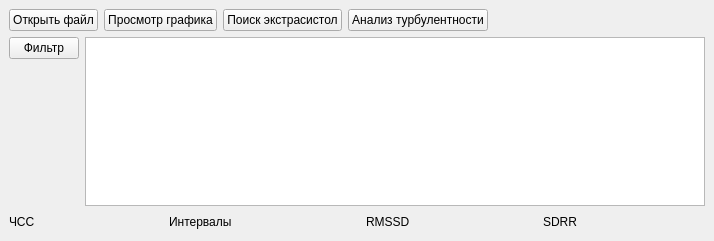
<?xml version="1.0" encoding="UTF-8"?>
<ui version="4.0">
 <class>MainWindow</class>
 <widget class="QMainWindow" name="MainWindow">
  <property name="geometry">
   <rect>
    <x>0</x>
    <y>0</y>
    <width>714</width>
    <height>241</height>
   </rect>
  </property>
  <property name="windowTitle">
   <string>MainWindow</string>
  </property>
  <widget class="QWidget" name="centralwidget">
   <property name="enabled">
    <bool>true</bool>
   </property>
   <property name="autoFillBackground">
    <bool>false</bool>
   </property>
   <layout class="QGridLayout" name="gridLayout">
    <item row="2" column="2">
     <layout class="QGridLayout" name="gridLayout_4">
      <item row="1" column="0">
       <widget class="QPushButton" name="Open_file">
        <property name="text">
         <string>Открыть файл</string>
        </property>
       </widget>
      </item>
      <item row="1" column="4">
       <spacer name="horizontalSpacer">
        <property name="orientation">
         <enum>Qt::Horizontal</enum>
        </property>
        <property name="sizeHint" stdset="0">
         <size>
          <width>40</width>
          <height>20</height>
         </size>
        </property>
       </spacer>
      </item>
      <item row="1" column="2">
       <widget class="QPushButton" name="find_extrasistol">
        <property name="text">
         <string>Поиск экстрасистол</string>
        </property>
       </widget>
      </item>
      <item row="1" column="3">
       <widget class="QPushButton" name="analize_turbulence">
        <property name="text">
         <string>Анализ турбулентности</string>
        </property>
       </widget>
      </item>
      <item row="1" column="1">
       <widget class="QPushButton" name="view_grath">
        <property name="text">
         <string>Просмотр графика</string>
        </property>
       </widget>
      </item>
     </layout>
    </item>
    <item row="3" column="2">
     <layout class="QHBoxLayout" name="horizontalLayout_2">
      <item>
       <layout class="QVBoxLayout" name="verticalLayout">
        <item>
         <widget class="QPushButton" name="Filter">
          <property name="maximumSize">
           <size>
            <width>70</width>
            <height>70</height>
           </size>
          </property>
          <property name="text">
           <string>Фильтр</string>
          </property>
         </widget>
        </item>
        <item>
         <spacer name="verticalSpacer">
          <property name="orientation">
           <enum>Qt::Vertical</enum>
          </property>
          <property name="sizeHint" stdset="0">
           <size>
            <width>20</width>
            <height>40</height>
           </size>
          </property>
         </spacer>
        </item>
       </layout>
      </item>
      <item>
       <layout class="QVBoxLayout" name="verticalLayout_2">
        <item>
         <widget class="QGraphicsView" name="graphicsView"/>
        </item>
       </layout>
      </item>
     </layout>
    </item>
    <item row="4" column="2">
     <layout class="QHBoxLayout" name="horizontalLayout">
      <item>
       <widget class="QLabel" name="CHSS">
        <property name="text">
         <string>ЧСС</string>
        </property>
       </widget>
      </item>
      <item>
       <spacer name="horizontalSpacer_3">
        <property name="orientation">
         <enum>Qt::Horizontal</enum>
        </property>
        <property name="sizeHint" stdset="0">
         <size>
          <width>40</width>
          <height>20</height>
         </size>
        </property>
       </spacer>
      </item>
      <item>
       <widget class="QLabel" name="Intervals">
        <property name="text">
         <string>Интервалы</string>
        </property>
       </widget>
      </item>
      <item>
       <spacer name="horizontalSpacer_4">
        <property name="orientation">
         <enum>Qt::Horizontal</enum>
        </property>
        <property name="sizeHint" stdset="0">
         <size>
          <width>40</width>
          <height>20</height>
         </size>
        </property>
       </spacer>
      </item>
      <item>
       <widget class="QLabel" name="RMSSD">
        <property name="text">
         <string>RMSSD</string>
        </property>
       </widget>
      </item>
      <item>
       <spacer name="horizontalSpacer_5">
        <property name="orientation">
         <enum>Qt::Horizontal</enum>
        </property>
        <property name="sizeHint" stdset="0">
         <size>
          <width>40</width>
          <height>20</height>
         </size>
        </property>
       </spacer>
      </item>
      <item>
       <widget class="QLabel" name="SDRR">
        <property name="text">
         <string>SDRR</string>
        </property>
       </widget>
      </item>
      <item>
       <spacer name="horizontalSpacer_2">
        <property name="orientation">
         <enum>Qt::Horizontal</enum>
        </property>
        <property name="sizeHint" stdset="0">
         <size>
          <width>40</width>
          <height>20</height>
         </size>
        </property>
       </spacer>
      </item>
     </layout>
    </item>
   </layout>
  </widget>
 </widget>
 <resources/>
 <connections/>
</ui>
